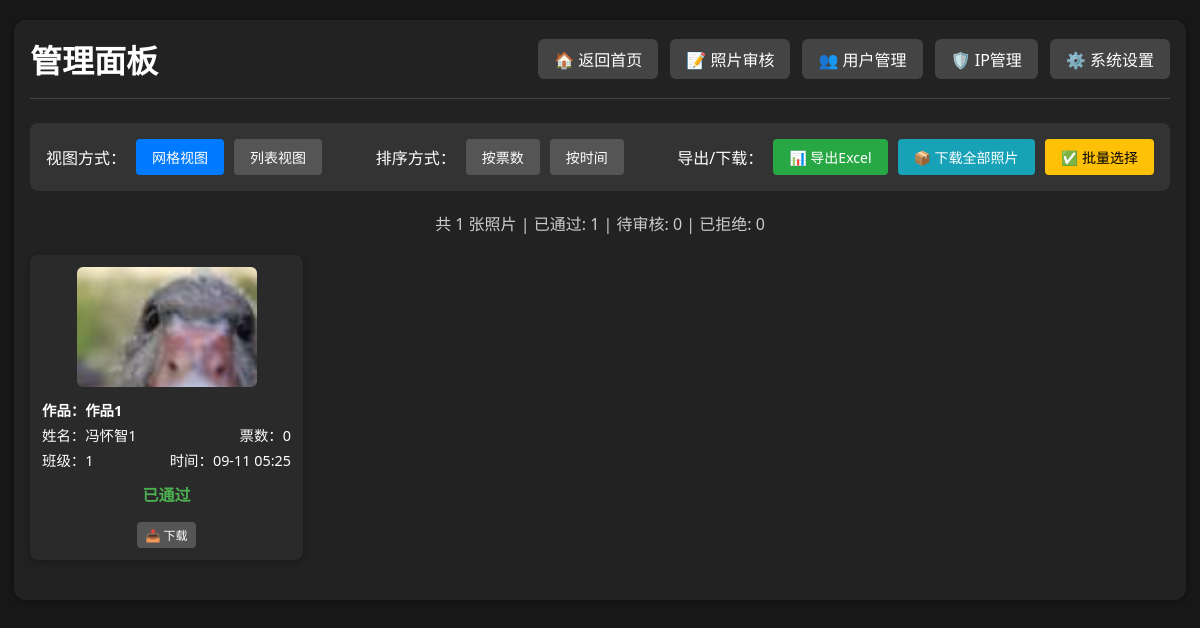
The page /admin (signed in) on the database its author committed.
### app.py (models this page shows)
class Photo(db.Model):
    id = db.Column(db.Integer, primary_key=True)
    url = db.Column(db.String(128))
    thumb_url = db.Column(db.String(128))
    title = db.Column(db.String(100), nullable=True)  # 作品名称
    class_name = db.Column(db.String(32))
    student_name = db.Column(db.String(32))
    vote_count = db.Column(db.Integer, default=0)
    user_id = db.Column(db.Integer, db.ForeignKey('user.id'), nullable=False)
    status = db.Column(db.Integer, default=0)  # 0=待审核, 1=已通过, 2=已拒绝
    created_at = db.Column(db.DateTime, default=db.func.current_timestamp())
    votes = db.relationship('Vote', backref='photo', lazy=True)

### app.py (the view)
@app.route('/admin')
@admin_required
def admin():
    all_photos = Photo.query.order_by(Photo.vote_count.desc()).all()
    settings = get_settings()
    return render_template('admin.html', all_photos=all_photos, settings=settings)

### app.py (called while the page is built)
def admin_required(f):
    @wraps(f)
    def decorated_function(*args, **kwargs):
        if 'user_id' not in session:
            return redirect(url_for('login'))
        user = User.query.get(session['user_id'])
        if not user or not user.is_active:
            session.clear()  # 清除session
            flash('账户已被禁用，请联系管理员')
            return redirect(url_for('login'))
        elif user.role < 2:
            flash('需要管理员权限')
            return redirect(url_for('index'))
        return f(*args, **kwargs)
    return decorated_function

def get_settings():
    settings = Settings.query.first()
    if not settings:
        settings = Settings()
        db.session.add(settings)
        db.session.commit()
    return settings

### templates/admin.html (shortened to what this page needs)
<!DOCTYPE html>
<html lang="zh-cn">
<head>
</head>
<body>
    <div class="container">
        <div class="header">
            <h1 class="title">管理面板</h1>
            <div class="nav-links">
                <a href="{{ url_for('index') }}" class="nav-btn">🏠 返回首页</a>
                <a href="{{ url_for('admin_review') }}" class="nav-btn">📝 照片审核</a>
                <a href="{{ url_for('manage_users') }}" class="nav-btn">👥 用户管理</a>
                <a href="{{ url_for('ip_management') }}" class="nav-btn">🛡️ IP管理</a>
                <a href="{{ url_for('settings') }}" class="nav-btn">⚙️ 系统设置</a>
            </div>
        </div>
        <div class="controls">
            <div class="view-controls">
                <span>视图方式：</span>
                <button class="btn active" onclick="switchView('grid')">网格视图</button>
                <button class="btn" onclick="switchView('list')">列表视图</button>
            </div>
            <div class="sort-controls">
                <span>排序方式：</span>
                <button class="btn active" onclick="sortPhotos('votes')">按票数</button>
                <button class="btn" onclick="sortPhotos('time')">按时间</button>
            </div>
            <div class="export-controls">
                <span>导出/下载：</span>
                <a href="{{ url_for('export_excel') }}" class="btn btn-success">📊 导出Excel</a>
                <a href="{{ url_for('download_all_photos') }}" class="btn btn-info">📦 下载全部照片</a>
                <button class="btn btn-warning" onclick="toggleBatchMode()">✅ 批量选择</button>
            </div>
        </div>
        <div class="stats">
            共 {{ all_photos|length }} 张照片 |
            已通过: {{ all_photos|selectattr("status", "equalto", 1)|list|length }} |
            待审核: {{ all_photos|selectattr("status", "equalto", 0)|list|length }} |
            已拒绝: {{ all_photos|selectattr("status", "equalto", 2)|list|length }}
        </div>
        <div id="grid-view" class="photo-grid">
            {% for photo in all_photos %}
            <div class="photo-item" data-votes="{{ photo.vote_count }}" data-time="{{ photo.created_at.timestamp() if photo.created_at else 0 }}">
                <img src="{{ photo.thumb_url }}" alt="参赛照片" onclick="showModal('{{ photo.url }}')">
                <div class="photo-info">
                    {% if photo.title %}
                    <div class="photo-info-row">
                        <span style="font-weight: bold; color: #fff;">作品：{{ photo.title }}</span>
                    </div>
                    {% endif %}
                    <div class="photo-info-row">
                        <span>姓名：{{ photo.student_name }}</span>
                        <span>票数：{{ photo.vote_count }}</span>
                    </div>
                    <div class="photo-info-row">
                        <span>班级：{{ photo.class_name }}</span>
                        <span>时间：{{ photo.created_at.strftime('%m-%d %H:%M') if photo.created_at else '' }}</span>
                    </div>
                </div>
                <div class="photo-status">
                    {% if photo.status == 0 %}
                        <span class="status-pending">待审核</span>
                    {% elif photo.status == 1 %}
                        <span class="status-approved">已通过</span>
                    {% else %}
                        <span class="status-rejected">已拒绝</span>
                    {% endif %}
                </div>
                <div style="margin-top: 8px;">
                    <a href="{{ url_for('download_photo', photo_id=photo.id) }}" class="btn" style="font-size: 12px; padding: 4px 8px;">📥 下载</a>
                </div>
            </div>
            {% endfor %}
        </div>
    </div>
</body>
</html>

### templates/admin.html (style rules this page uses)
body { background: #181818; color: #fff; font-family: 'Segoe UI', Arial, sans-serif; margin: 0; padding: 0; }
.container { max-width: 1400px; margin: 32px auto; padding: 16px; background: #222; border-radius: 12px; box-shadow: 0 2px 8px #0006; }
.header { display: flex; justify-content: space-between; align-items: center; margin-bottom: 24px; padding-bottom: 16px; border-bottom: 1px solid #444; flex-wrap: wrap; gap: 16px; }
.title { font-size: clamp(1.5rem, 4vw, 2rem); margin: 0; }
.nav-links { display: flex; gap: 12px; flex-wrap: wrap; }
.nav-btn { padding: 8px 16px; background: #444; color: #fff; text-decoration: none; border-radius: 6px; transition: background 0.2s; white-space: nowrap; }
.controls { display: flex; justify-content: space-between; align-items: center; margin-bottom: 20px; padding: 16px; background: #333; border-radius: 8px; flex-wrap: wrap; gap: 16px; }
.view-controls { display: flex; gap: 10px; align-items: center; flex-wrap: wrap; }
.sort-controls { display: flex; gap: 10px; align-items: center; flex-wrap: wrap; }
.export-controls { display: flex; gap: 10px; align-items: center; flex-wrap: wrap; }
.btn { padding: 8px 16px; border: none; border-radius: 4px; cursor: pointer; background: #555; color: white; transition: background 0.2s; text-decoration: none; display: inline-block; font-size: 14px; }
.btn:hover, .btn.active { background: #777; }
.btn.active { background: #007bff; }
.btn-success { background: #28a745; }
.btn-warning { background: #ffc107; color: #000; }
.btn-info { background: #17a2b8; }
.stats { text-align: center; margin-bottom: 20px; color: #ccc; }
.photo-grid { display: grid; grid-template-columns: repeat(auto-fill, minmax(280px, 1fr)); gap: 18px; margin-bottom: 24px; }
.photo-item { background: #2a2a2a; border-radius: 8px; padding: 12px; box-shadow: 0 2px 8px rgba(0,0,0,0.3); display: flex; flex-direction: column; align-items: center; transition: transform 0.2s; }
.photo-item img { width: 100%; max-width: 180px; max-height: 120px; border-radius: 6px; cursor: pointer; margin-bottom: 12px; object-fit: cover; }
.photo-info { width: 100%; margin-bottom: 8px; }
.photo-info-row { display: flex; justify-content: space-between; margin-bottom: 4px; font-size: 0.9rem; }
.photo-status { width: 100%; text-align: center; margin-bottom: 8px; }
.status-approved { color: #4caf50; font-weight: bold; }
@media (max-width: 1200px) { .container { max-width: 95%; margin: 20px auto; } }
@media (max-width: 1200px) { .photo-grid { grid-template-columns: repeat(auto-fill, minmax(250px, 1fr)); gap: 16px; } }

### rows shown on the page
Photo: thumb_url (picture), title "作品1", student_name "冯怀智1", vote_count "0", class_name "1", created_at "09-11 05:25", status "已通过"

### other values the page prints
{{ all_photos|length }} "1"
{{ all_photos|selectattr("status", "equalto", 1)|list|length }} "1"
{{ all_photos|selectattr("status", "equalto", 0)|list|length }} "0"
{{ all_photos|selectattr("status", "equalto", 2)|list|length }} "0"
